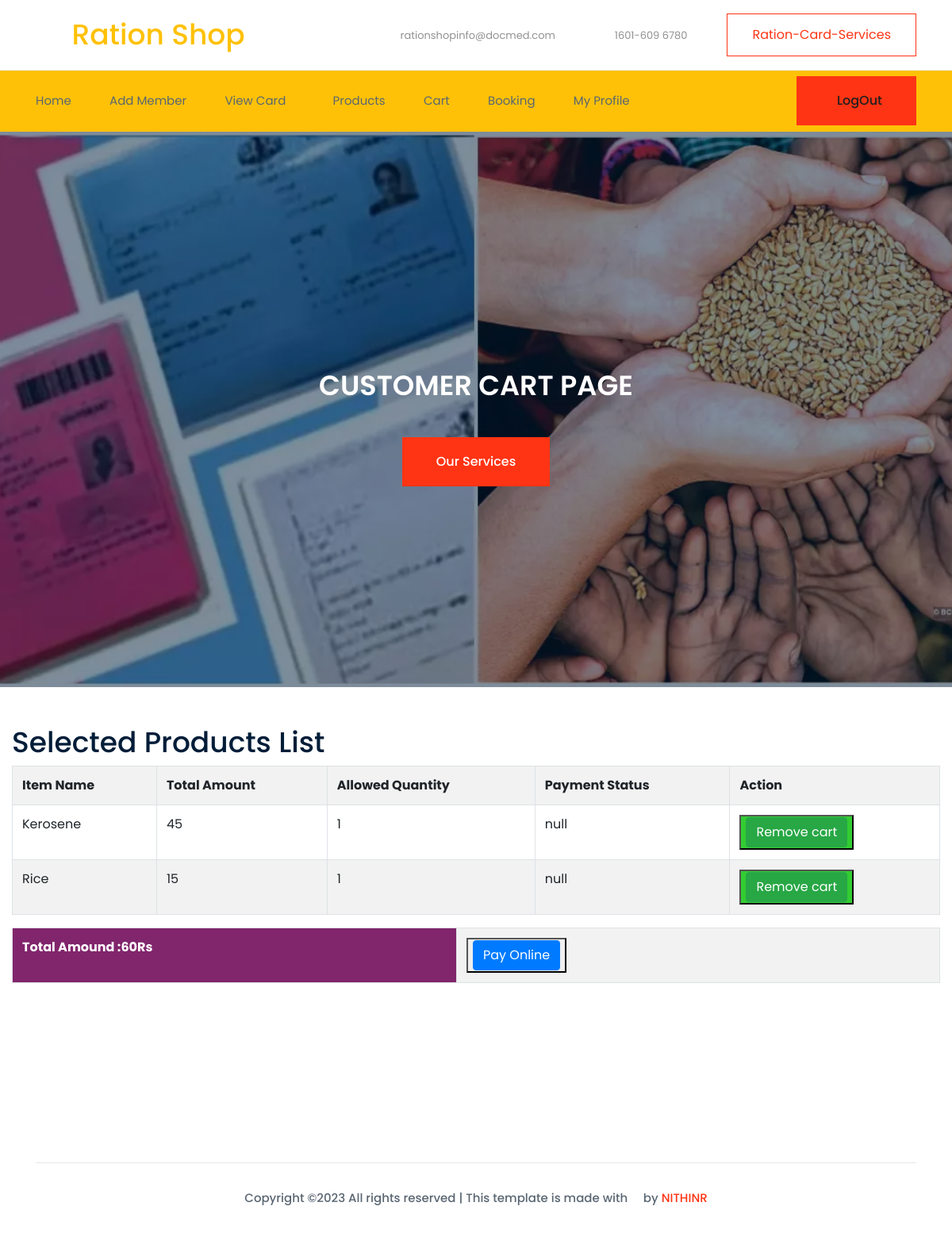
The app's page /customer/view_cart (signed in), older data.
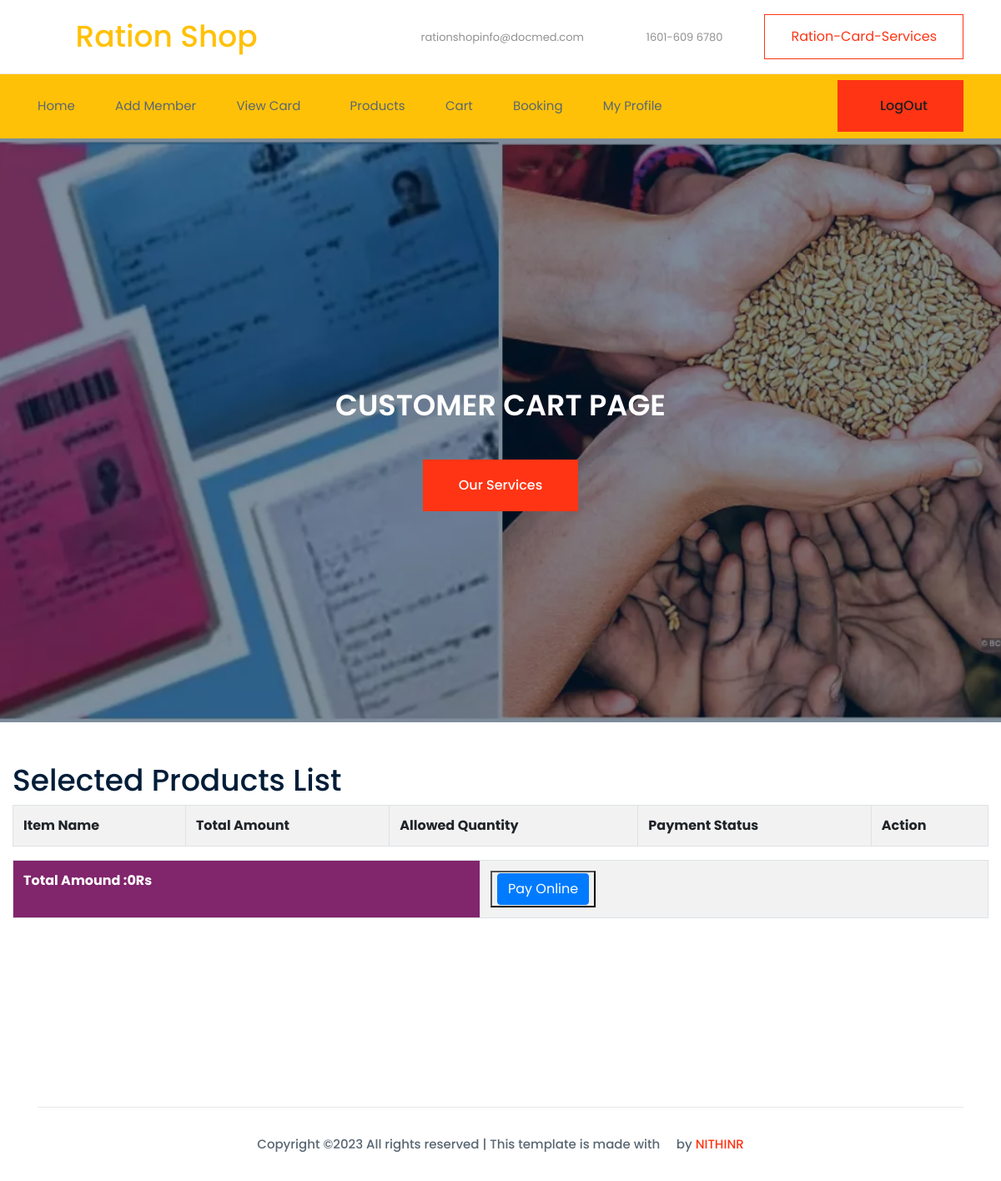
The same page, newer data.
### ration_shop_app/models.py (models this page shows)
class Cart(models.Model):
    cust = models.ForeignKey(Customer,on_delete=models.CASCADE,null=True)
    product = models.ForeignKey(Product,on_delete=models.CASCADE,null=True)
    payment = models.CharField(max_length=30,null=True)
    status = models.CharField(max_length=30,null=True)
    amount=models.CharField(max_length=30,null=True)
    quantity = models.CharField(max_length=1000, null=True)

class Product(models.Model):
    card = models.ForeignKey(Card, on_delete=models.CASCADE,null=True)
    item = models.ForeignKey(Product_Item, on_delete=models.CASCADE,null=True)
    quantity = models.CharField(max_length=1000, null=True)
    arrived = models.DateField( auto_now_add=False, null=True)
    amount = models.CharField(max_length=100, null=True)
    status = models.CharField(max_length=100, null=True)

class Product_Item(models.Model):
    item = models.CharField(max_length=20, null=True)
    status = models.CharField(max_length=100, null=True)

### ration_shop_app/customer_views.py (the view)
# urls.py: path('view_cart',view_cart.as_view()),
class view_cart(TemplateView):
    template_name = 'customer/cartview.html'
    def get_context_data(self, **kwargs):
        context = super(view_cart, self).get_context_data(**kwargs)
        cust = Customer.objects.get(user_id=self.request.user.id)
        cart_items = Cart.objects.filter(status='cart', cust_id=cust.id)
        total = 0
        for cart_item in cart_items:
            quantity = int(cart_item.quantity) if cart_item.quantity else 0
            amount = int(cart_item.amount) if cart_item.amount else 0
            total += amount * quantity
        context['view_cart'] = cart_items
        context['asz'] = total
        return context

### templates/customer/cartview.html (shortened to what this page needs)
{% extends 'customer/base.html' %}
{% load static %}
{% block content %}
    <div class="slider_area">
        <div class="single_slider  d-flex align-items-center slider_bg_1">
            <div class="container">
                <div class="row align-items-center justify-content-center">
                    <div class="col-xl-8">
                        <div class="slider_text text-center justify-content-center">
                            <h3>CUSTOMER CART PAGE</h3>
                                <a class="boxed-btn3" href="service.html">Our Services</a>
                        </div>
                    </div>
                </div>
            </div>
        </div>
    </div>
    <br>
    <br>
    <div class="col-xl-12">
        <div id="page-inner" >
            <h1>Selected Products List</h1>
                <table class="table table-bordered table-striped table-hover">
                    <th class="info">Item Name</th>
                    <th class="info">Total Amount</th>
                    <th class="info">Allowed Quantity</th>
                    <th class="info">Payment Status</th>
                    <th class="info">Action</th>
            {% for i in view_cart  %}
            <tr>
                <td>{{ i.product.item.item}}</td>
                <td>{{ i.amount }}
                <td>{{ i.quantity }}
                <td>{{ i.payment}}</td>
                <td><button style="background-color:limegreen"><a href="cancel_order?id={{ i.id}}&id1={{ i.product.id}}" class=" btn btn-success" >Remove cart</a></button></td>
            </tr>
                {% endfor %}
            </table>
        </div>
        <table class="table table-bordered table-striped table-hover">
            <th class="success" style="color: white; background-color: #81256c; width:560px">Total Amound :{{ asz }}Rs</th>
                <td>
               <button style="color: white;"><a href="Payment" class=" btn btn-primary">Pay Online</a>
               </button>
                </td>
        </table>
    </div>
    {% endblock  %}

Row changes from the older to the newer data that the page shows:
no longer on this page (row edited): Cart: product.item.item "Kerosene", amount "45", quantity "1", payment "null"
removed Cart: product.item.item "Rice", amount "15", quantity "1", payment "null"
Text that changed along with them:
{{ asz }}: "60" → "0"
